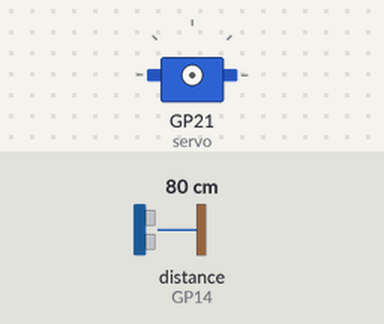
Bench run of a program on a simulated Raspberry Pi Pico running MicroPython. Shown: servo. The test bench sets the inputs (shaded band); at power-on: distance to the obstacle (sensor on GP14) 80 cm. The echo pulse lasts 58.3 µs per cm; servo angles are drawn from the pulse width (0.5 ms = 0°, 2.5 ms = 180°).

Above: at 1.2 s.
1.3 s: distance to the obstacle (sensor on GP14) set to 7 cm
2.8 s: distance to the obstacle (sensor on GP14) set to 4 cm
At 3.25 s:
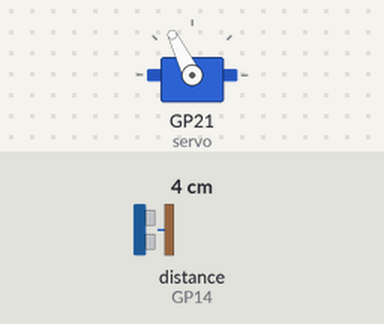
At 5.0 s:
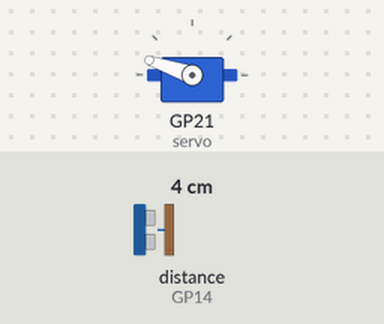
Timing chart, 0 to 6.5 s (numbered marks = the images above; inputs shaded):
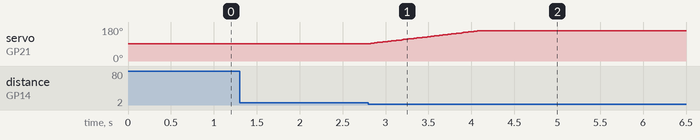

Measured:
- the behaviour switches between 6 and 5 cm on distance to the obstacle (sensor on GP14) (found by bisection; images 0 and 1)
- after the input at 1.3 s, every drawn part: stays the same
- after the input at 2.8 s, servo on GP21 (servo): moves from 92° to 161° over 1.3 s, starting at once

The program:

smarttrash_v1.py
```python
from machine import Pin, PWM
from utime import sleep
import utime
#define the libraries
servo=PWM(Pin(21,Pin.OUT))

trigger = Pin(15, Pin.OUT)
echo = Pin(14, Pin.IN)
pos = 5000

servo.freq(50)

def getDistance():
   trigger.low()
   utime.sleep_us(2)
   trigger.high()
   utime.sleep_us(5)
   trigger.low()
   while echo.value() == 0:
       signaloff = utime.ticks_us()
   while echo.value() == 1:
       signalon = utime.ticks_us()
   timepassed = signalon - signaloff
   distance = (timepassed * 0.0343) / 2
   return distance
#calculate the distance

while True:
    utime.sleep(0.01)
    if int(getDistance())<=5:
        while pos < 7500:
            pos +=2
            servo.duty_u16(pos) #70 degree
            utime.sleep(0.001)
        utime.sleep(2)
    else:
        while pos > 5000:
            pos -=2
            servo.duty_u16(pos) #70 degree
            utime.sleep(0.001)
```
